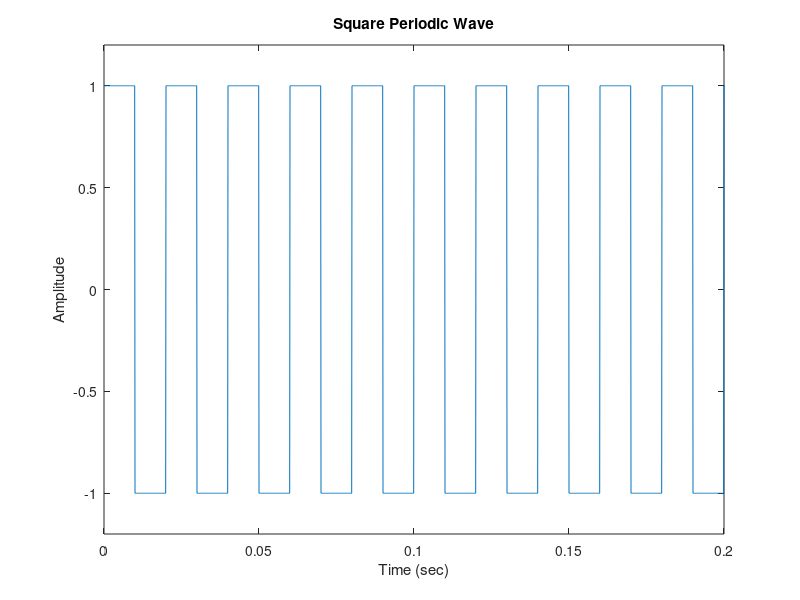

Write MATLAB code to recreate this figure.
fs = 10000;
t = 0:1/fs:1.5;
x1 = sawtooth(2*pi*50*t);
x2 = square(2*pi*50*t);
plot(t,x1)
axis([0 0.2 -1.2 1.2])
xlabel('Time (sec)')
ylabel('Amplitude') 
title('Sawtooth Periodic Wave')
plot(t,x2)
axis([0 0.2 -1.2 1.2])
xlabel('Time (sec)')
ylabel('Amplitude')
title('Square Periodic Wave')